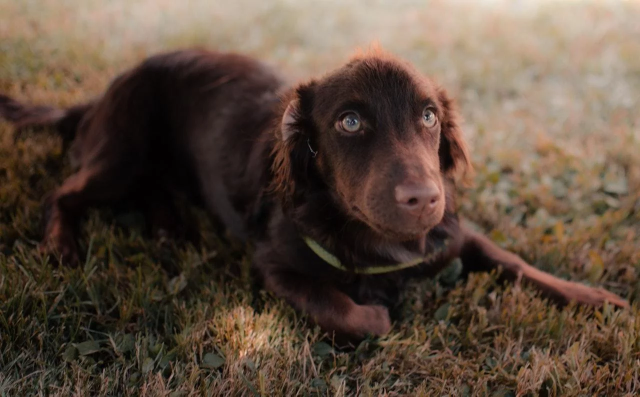
#> input picture 04_Machine_Learning/Sprint_14/Unidad_01_ML_No_Supervisado_PCA/01_Workout/img/my_doggo_sample.jpeg, 1280 x 793 px (shown at 1/2 size)
$ jupyter execute 06_PCA_Aplicado_Compresion.ipynb
#> lines starting #> are read from the running program, lines starting #| are printed output that depends on the picture
## PCA (III): Otras aplicaciones

### PARTE I: Visualización de relaciones: Clustering, Prediccion

En esta primera parte vamos a ver muy brevemente y a título ilustrativo como usar la PCA para visualizar los dataset de una forma alternativa que puede servirnos para clusterizar o para comprobar la capacidad predictiva de las componentes en un dataset relativamente complejo.

Primero un poco de "teoría" que nos va a servir en ambos ejemplos:

Un imagen digital típica se compone apilando matrices de píxeles Rojos, Azules y Verdes con intensidades que van de 0 a 255.

Una imagen en escala de grises no contiene color, sino solo tonos de gris. La intensidad del píxel en una imagen en escala de grises varía desde el negro (intensidad 0) hasta el blanco (intensidad completa 255) para hacer lo que normalmente llamamos una imagen en blanco y negro.

### Dataset

El conjunto de datos Digits es un conjunto de imágenes en escala de grises de dígitos escritos a mano que contiene 1797 imágenes de 8×8 y que vamos a emplear ahora:

[cell 1]
#importing the dataset
import numpy as np
import matplotlib.pyplot as plt
from sklearn.datasets import load_digits

digits = load_digits()
data = digits.data
data.shape

La forma de los datos del `digits` dataset es (1797, 64). Es decir 1797 instancias con 64 features (los 8×8 píxeles que se aplanan para crear un vector de longitud 64 para cada imagen). Ya es un número razonable para pensar en una posible PCA si las condiciones se dan (explicabilidad, reducción aceptable de precisión o de información, etc).

Podemos visualizar algunas instancias empleando `imshow` de pyplot con los datos debidamente "reshapeados" a 8x8:

[cell 2]
#taking a sample image to view
#Remember image is in the form of numpy array.
image_sample = data[0,:].reshape(8,8)
plt.imshow(image_sample);
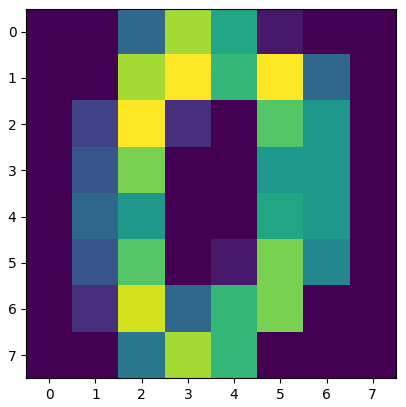
#> figure drawn by matplotlib, 1 panel

Ahora, utilizando PCA, reduzcamos las dimensiones de la imagen de 64 a solo 2 para que podamos visualizar el conjunto de datos usando un Scatterplot y solo las dos primeras componentes. Fijate en la forma de hacerlo, instanciamos la PCA con el número de componentes que queremos quedarnos, también podríamos haber puesto un valor entre 0 y 1 y se hubiera quedado con las componentes que aseguran un ratio acumulado de varianza igual o superior a ese valor entre 0 y 1:

[cell 3]
#Import required modules
from sklearn.decomposition import PCA

pca = PCA(2) # fíjate en la forma de instanciar la PCA
converted_data = pca.fit_transform(digits.data)

converted_data.shape

Y ahora podemos visualizar el conjunto de datos haciendo un scatter de las dos componentes que mayor varianza conservan y colorearlo según el target (en este caso, el número que representa cada instanica de `digits`)

[cell 4]
plt.figure(figsize = (10,6))
c_map = plt.cm.get_cmap('jet', 10)
plt.scatter(converted_data[:, 0],
            converted_data[:, 1],
            s = 15,
            cmap = c_map ,
            c = digits.target)

plt.colorbar()
plt.xlabel('PC-1') , plt.ylabel('PC-2')
plt.show()
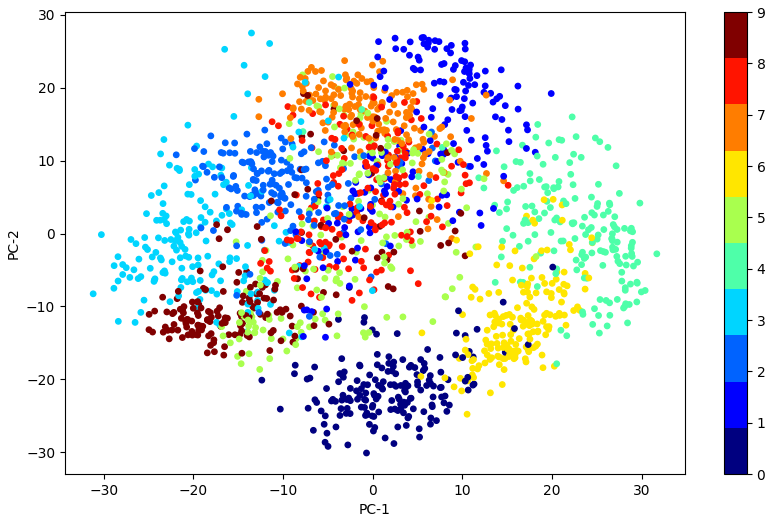
#> figure drawn by matplotlib, 2 panels

En este caso lo que podemos ver es como las dos primeras componentes ya de por sí tienen bastante capacidad discriminativa para algunos de los digitos (observa la separación del "0", o del "6", o el cluster de puntos del "1").

Esta misma aproximación nos puede servir para intentar visualizar datasets complejos de una forma reducida acudiendo a sus dos componentes principales o a una tercera que marque el color o una cuarta el tamaño de los puntos... etc,etc lo que además puede servirnos para detectar posibles agrupaciones o clusters.

***

### Parte II: Compresión de imágenes

Otra aplicación interesante de PCA se encuentra en la compresión de imágenes. Echemos un vistazo a cómo podemos lograr esto con python.

[cell 5]
# Importing required libraries
import cv2
import numpy as np
import matplotlib.pyplot as plt
from sklearn.decomposition import PCA

Vamos a cargar la imagen de un lindo "perrete" y la vamos a comprimir. Primero cargamos:

[cell 6]
# Loading the image
'''
openCV carga las imágenes en escala BGR pero imshow de pyplot las interpreta como si fueran RGB por lo que adquieren un tono azulado como vas a comprobar
'''
img = cv2.imread('img/my_doggo_sample.jpeg') #you can use any image you want.
#> img is the input picture: shape (793, 1280, 3); mean B, G, R 62.4, 75.8, 93.3
plt.imshow(img);

Podemos cambiarlo para que veas la imagen como originalmente es:

[cell 7]
img_rgb = cv2.cvtColor(img, cv2.COLOR_BGR2RGB)
plt.imshow(img_rgb)

Seguimos trabajando con la versión BGR, sin razón particular para hacerlo :-):

[cell 8]
# Separamos los canales en tres "datasets" ahora de un único valor. Separando en Azul, Verde y Rojo

blue, green, red = cv2.split(img)
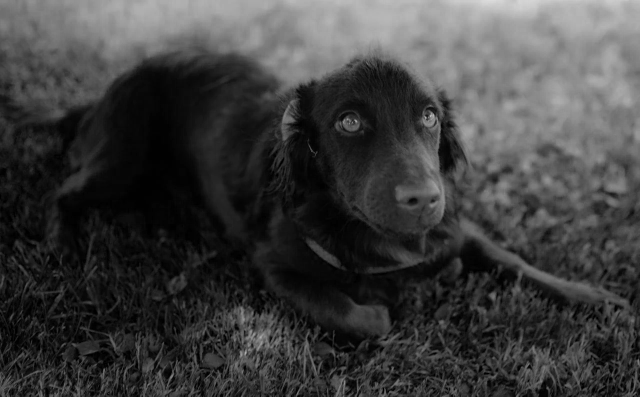
#> blue: shape (793, 1280) (shown at 1/2 size); min 0, max 220, mean 62.4
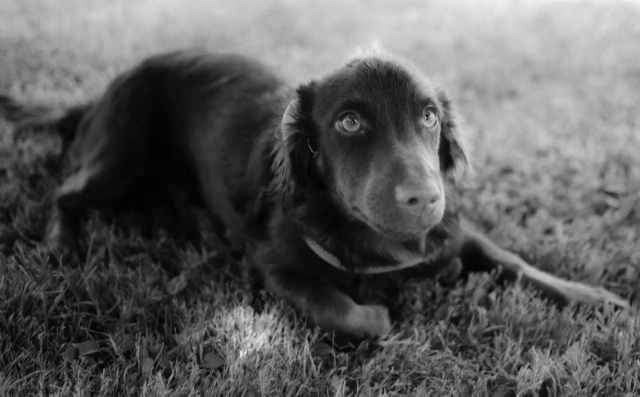
#> red: shape (793, 1280) (shown at 1/2 size); min 0, max 248, mean 93.3

[cell 9]
print(blue.shape) # Se ha convertido en un array con la altura en pixels, la anchura en pixels y un único valor el del azul para cada uno de los píxeles de la imagen.
#| (793, 1280)

Visto como un dataset cada canal son 793 instancias con 1280 features.

Está división en canales Azul, Verde y Rojo en lugar de Rojo, Azul y Verde hay que tenera en cuenta para no meter la pata. Vamos a aplicar la PCA para quedarnos con las 20 componentes principales de esas 1280 features. Es decir vamos a reducir linea a linea de la imagen los 1280 pixeles en 20 (x3 canales). Claro esto no se podrá ver tal cual, luego tendremos que descomprimir y ver el resultado.

Hagamos la PCA de cada canal y luego usemos inverse_transform para obtener cada canal descomprimido:

[cell 10]
# Initialize PCA with first 20 principal components
pca = PCA(20)

#Applying to red channel and then applying inverse transform to transformed array.
red_transformed = pca.fit_transform(red)
print('red_transformed.shape:', red_transformed.shape)
#| red_transformed.shape: (793, 20)
red_inverted = pca.inverse_transform(red_transformed)
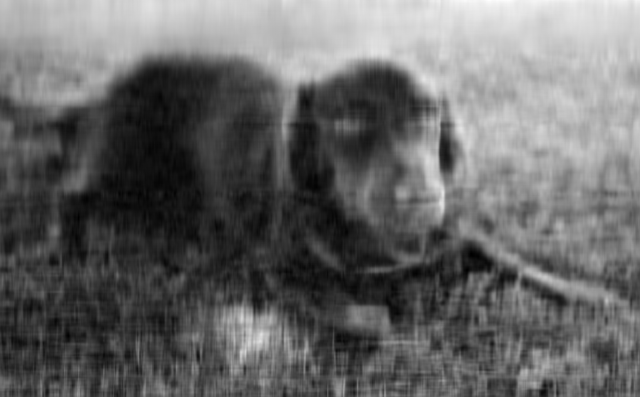
#> red_inverted: shape (793, 1280) float64 (shown at 1/2 size); min -10.84, max 246.3, mean 93.3; drawn with min black and max white
print('red_inverted.shape:', red_inverted.shape)
#| red_inverted.shape: (793, 1280)

#Applying to Green channel and then applying inverse transform to transformed array.
green_transformed = pca.fit_transform(green)
print('green_transformed.shape:', green_transformed.shape)
#| green_transformed.shape: (793, 20)
green_inverted = pca.inverse_transform(green_transformed)
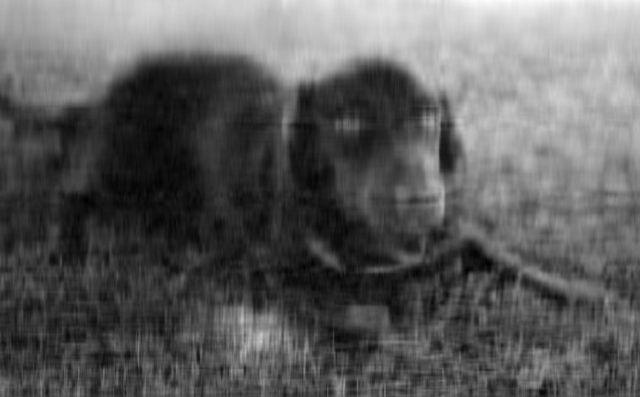
#> green_inverted: shape (793, 1280) float64 (shown at 1/2 size); min -12.45, max 230, mean 75.8; drawn with min black and max white
print('green_inverted.shape:', green_inverted.shape)
#| green_inverted.shape: (793, 1280)

#Applying to Blue channel and then applying inverse transform to transformed array.
blue_transformed = pca.fit_transform(blue)
print('blue_transformed.shape:', blue_transformed.shape)
#| blue_transformed.shape: (793, 20)
blue_inverted = pca.inverse_transform(blue_transformed)
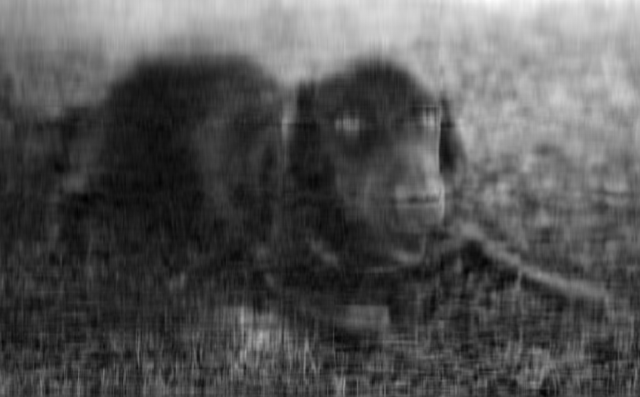
#> blue_inverted: shape (793, 1280) float64 (shown at 1/2 size); min -16.39, max 221.2, mean 62.4; drawn with min black and max white
print('blue_inverted.shape:', blue_inverted.shape)
#| blue_inverted.shape: (793, 1280)

NOTA: Separar por canal es porque no podemos hacer la PCA de features que sean vectores, recuerda que una imagen la puedes ver como una matriz de 2dimensiones con tantas filas como pixels tenga de alto, tantas columnas como pixels tenga de ancho y cada valor de la matriz un vector de 3 dimensiones (una por cada canal de color) o bien como una tabla de tantas filas como pixeles tenga de alto, tantas features como pixels de ancho y que cada feature sea un vector. Esto último no lo admite la PCA por eso la hacemos canal por canal y luego juntamos los canales

Hemos pasado de tener $793*1280*3$ puntos a tener $3*793*20$ puntos:

[cell 11]
tam_inicial = img.size
#> tam_inicial = 3045120
tam_inicial
#> Out = 3045120

[cell 12]
tam_compressed = red_transformed.size + blue_transformed.size + green_transformed.size
#> tam_compressed = 47580
tam_compressed
#> Out = 47580

[cell 13]
print(f"factor de comprension: {(1 - tam_compressed/tam_inicial)*100.0}%")
#| factor de comprension: 98.4375%

Impresionante, pero veamos si la calidad de la reconstrucción merece la pena.

Mezclamos o juntamos los canales para reconstruir las imágenes. Tiramos un poco de numpy y de cuando veíamos concatenaciones en este caso ailamos los arrays de cada canal usando la función dstack. Aquí es importante especificar el tipo de datos de nuestros arrays, ya que la mayoría de las imágenes son de 8 bits. Cada píxel está representado por un byte de 8 bits.:

[cell 14]
# dstack: Stack arrays in sequence depth wise (along third axis).
img_not_compressed = (np.dstack((blue, green, red))).astype(np.uint8)

[cell 15]
# Viewing the not compressed image
plt.imshow(img_not_compressed);

No te emociones, que esta es la imagen origina (fijate que hemos reconstruido a partir de los canales previamente separados). Veamos la comprimida, aplicando la misma apilación o concatenación de arrays con dstack:

[cell 16]
img_compressed = (np.dstack((blue_inverted, green_inverted, red_inverted))).astype(np.uint8)

[cell 17]
# Viewing the compressed image
plt.imshow(img_compressed);

El resultado anterior es lo que obtenemos al considerar solo 20 componentes principales y aunque de lejos igual cuela salvo por los puntos esos de colores, se ve que el perrete se ha puesto triste podemos jugar a reducir el factor de compresión (quedándonos con más componentes) hasta llegar a un nivel aceptable:

Probemos con 60 y con 120:

[cell 18]
# Let's try with 60 PCs
pca = PCA(60)

#Applying to red channel and then applying inverse transform to transformed array.
r_transformed = pca.fit_transform(red)
print('red_transformed.shape:', r_transformed.shape)
#| red_transformed.shape: (793, 60)
r_inverted = pca.inverse_transform(r_transformed)
print('red_inverted.shape:', red_inverted.shape)
#| red_inverted.shape: (793, 1280)

#Applying to Green channel and then applying inverse transform to transformed array.
g_transformed = pca.fit_transform(green)
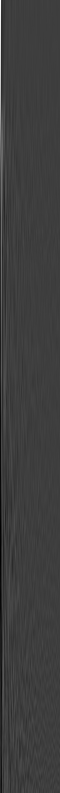
#> g_transformed: shape (793, 60) float64; min -1392, max 4308.6, mean 0; drawn with min black and max white
print('green_transformed.shape:', g_transformed.shape)
#| green_transformed.shape: (793, 60)
g_inverted = pca.inverse_transform(g_transformed)
print('green_inverted.shape:', green_inverted.shape)
#| green_inverted.shape: (793, 1280)

#Applying to Blue channel and then applying inverse transform to transformed array.
b_transformed = pca.fit_transform(blue)
print('blue_transformed.shape:', b_transformed.shape)
#| blue_transformed.shape: (793, 60)
b_inverted = pca.inverse_transform(b_transformed)
print('blue_inverted.shape:', blue_inverted.shape)
#| blue_inverted.shape: (793, 1280)

[cell 19]
img_compressed_v2 = (np.dstack((r_inverted, g_inverted, b_inverted))).astype(np.uint8)
plt.imshow(img_compressed_v2);

Algo mejor el perro, pero esos puntos verdorsos... Aún así el factore es:

[cell 20]
1 - 60/1280

De un 95%

Podemos darle la vuelta, probemos para un factor de compresión del 80% (es decir nos quedamos con el 20% de las 1280 features, pixels, por canal):

[cell 21]
# Let's try with 60 PCs
pca = PCA(int(1280*0.2))

#Applying to red channel and then applying inverse transform to transformed array.
r_transformed = pca.fit_transform(red)
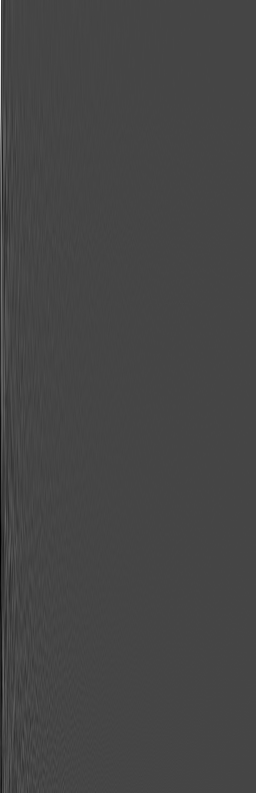
#> r_transformed: shape (793, 256) float64; min -1601.2, max 4249.3, mean 0; drawn with min black and max white
print('red_transformed.shape:', r_transformed.shape)
#| red_transformed.shape: (793, 256)
r_inverted = pca.inverse_transform(r_transformed)
print('red_inverted.shape:', red_inverted.shape)
#| red_inverted.shape: (793, 1280)

#Applying to Green channel and then applying inverse transform to transformed array.
g_transformed = pca.fit_transform(green)
#> g_transformed: shape (793, 256) float64
print('green_transformed.shape:', g_transformed.shape)
#| green_transformed.shape: (793, 256)
g_inverted = pca.inverse_transform(g_transformed)
print('green_inverted.shape:', green_inverted.shape)
#| green_inverted.shape: (793, 1280)

#Applying to Blue channel and then applying inverse transform to transformed array.
b_transformed = pca.fit_transform(blue)
#> b_transformed: shape (793, 256) float64
print('blue_transformed.shape:', b_transformed.shape)
#| blue_transformed.shape: (793, 256)
b_inverted = pca.inverse_transform(b_transformed)
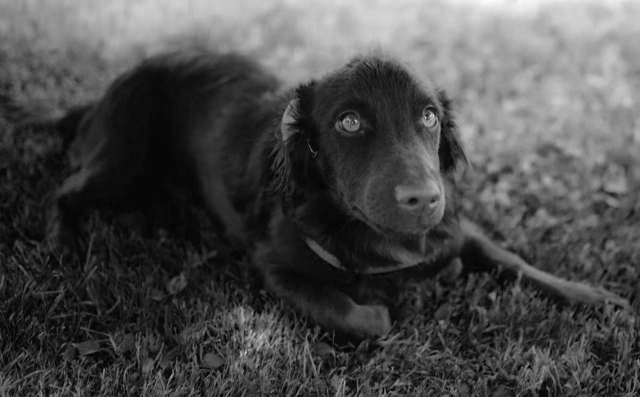
#> b_inverted: shape (793, 1280) float64 (shown at 1/2 size); min -4.53, max 220.3, mean 62.4; drawn with min black and max white
print('blue_inverted.shape:', blue_inverted.shape)
#| blue_inverted.shape: (793, 1280)

[cell 22]
img_compressed_v2 = (np.dstack((r_inverted, g_inverted, b_inverted))).astype(np.uint8)
plt.imshow(img_compressed_v2);
